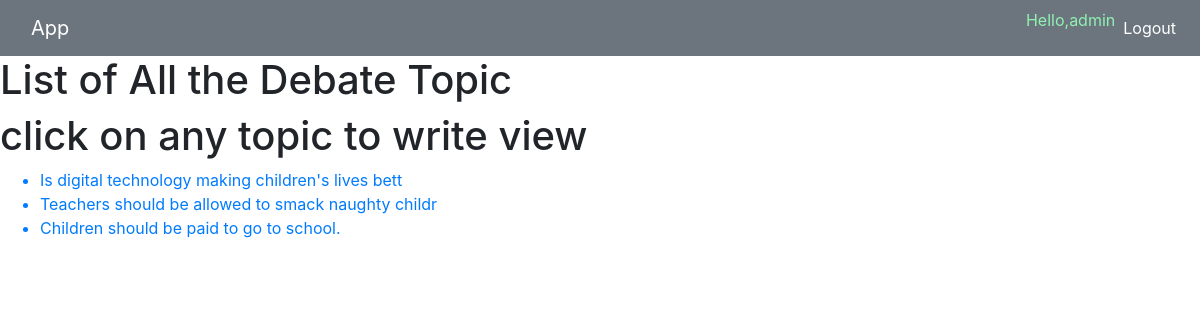
Screenshot of /debater (signed in) with the database file from the repository.
### myapp/models.py (models this page shows)
class DebateTopic(models.Model):
    topic_id = models.AutoField(primary_key=True)
    name = models.CharField(max_length=50)
    aduser = models.ForeignKey(User,related_name='UsID', on_delete = models.CASCADE)
    closestatus = models.BooleanField(default=False)

### myapp/views.py (the view)
# urls.py: path('debater', views.debater, name='debater'),
def debater(request):
    topics = DebateTopic.objects.all()
    return render(request,"myapp/debater.html",{'topics':topics})

### templates/myapp/debater.html
{% extends 'myapp/main.html' %}
{% block content %}
<h1>List of All the Debate Topic</h1>
<h1>click  on any topic to write view</h1>
<ul>
    {% for topic in topics %}
        <a href="view"><li>{{topic.name}}</li></a>
    {% endfor %}
</ul>
{% endblock %}

### templates/myapp/main.html (shortened to what this page needs)
<!DOCTYPE html>
{% load static %}
<html lang="en" dir="ltr">
  <head>
    <link rel="stylesheet"
            href=
    "https://maxcdn.bootstrapcdn.com/bootstrap/4.3.1/css/bootstrap.min.css">
  </head>
  <body >
    <nav class="navbar  navbar-expand-lg navbar-light bg-secondary"  >
      <div class="container-fluid" >
        <a class="navbar-brand text-white" href="/">App </a>
      </div>
        <div style="float:right">
         <ul class="navbar-nav me-auto mb-2 mb-lg-0">
          {% if user.is_authenticated %}
         <li style="color:#8ff2b2">Hello,{{user.username}}</li>
          <li class="nav-item " align="right">
            <a class="nav-link active text-white" aria-current="page" href="logout" >Logout</a>
          </li>
          {% endif %}
        </ul>
        </div>
    </nav>
{% block content %}{% endblock %}
  </body>
</html>

### rows the page displays
DebateTopic: name "Is digital technology making children's lives bett"
DebateTopic: name "Teachers should be allowed to smack naughty childr"
DebateTopic: name "Children should be paid to go to school."

### other values shown
{{ user.username }} "admin"
